Frame 1 (no input): blank canvas, image omitted
Frame 60 (the mouse pressed at the canvas centre just before this capture): blank canvas, image omitted
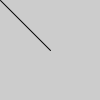
Frame 120 (the mouse held since frame 60 and released just before this capture)

The Processing sketch whose frames 1 and 60 were blank and that drew this single picture after the mouse press (run headless with seeded random() and noise(); from frame 60 on, the mouse is pressed at the canvas centre):

// Processing sketch: sketch_02_1_mouse_simple_drawing
// ── sketch_02_1_mouse_simple_drawing.pde
void setup() {
  size(100, 100); //set window size(weight(100), height(100))
}

void draw() {
  background(204); //background color(204)
  line(0, 0, mouseX, mouseY); //draw line from (0,0) to where user clicked  
}

void mousePressed() {
  save("line.jpg"); //save image named to line.jpg
  println("saved..."); //print("saved...")
}
